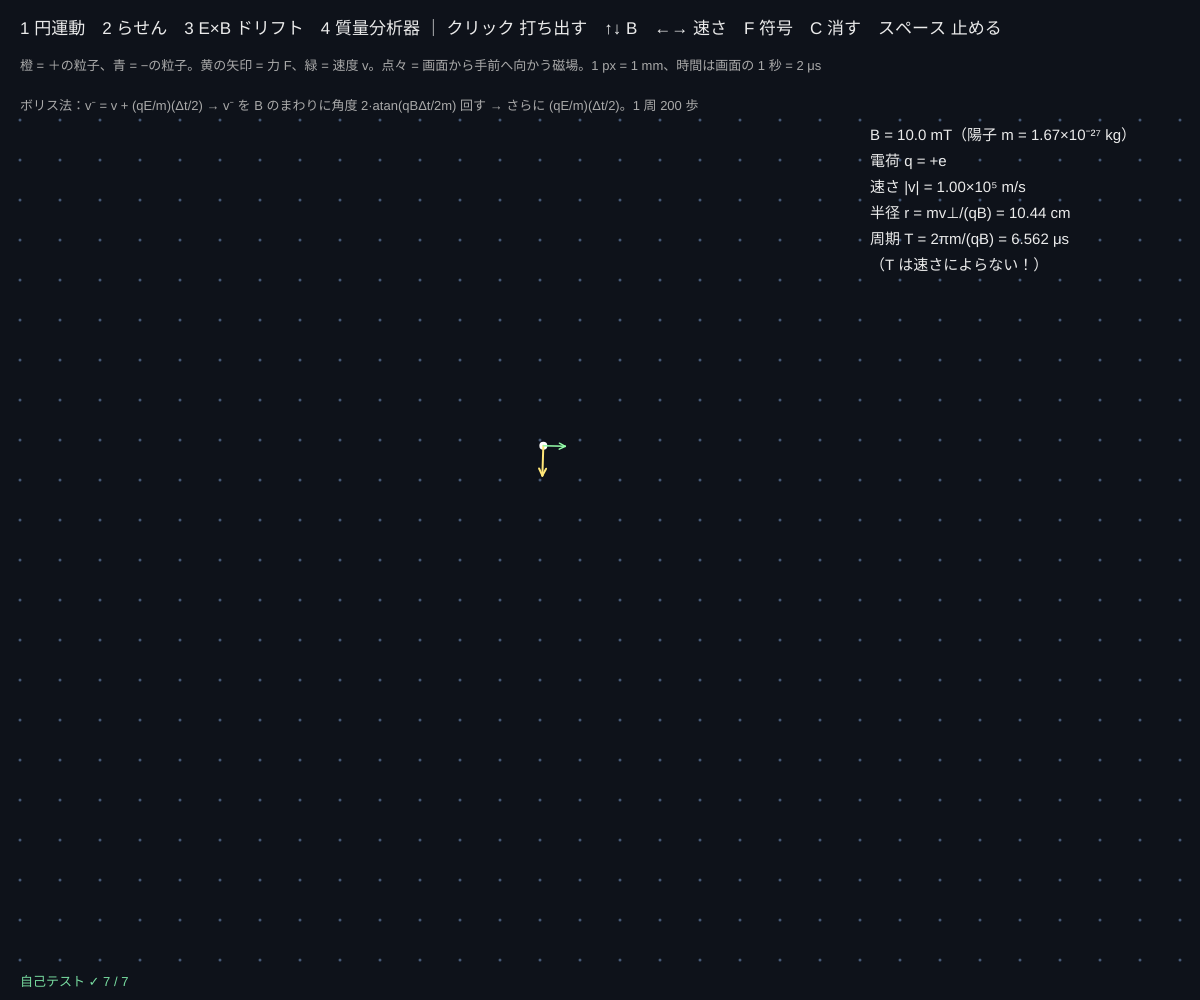
Frame 1 (no input)
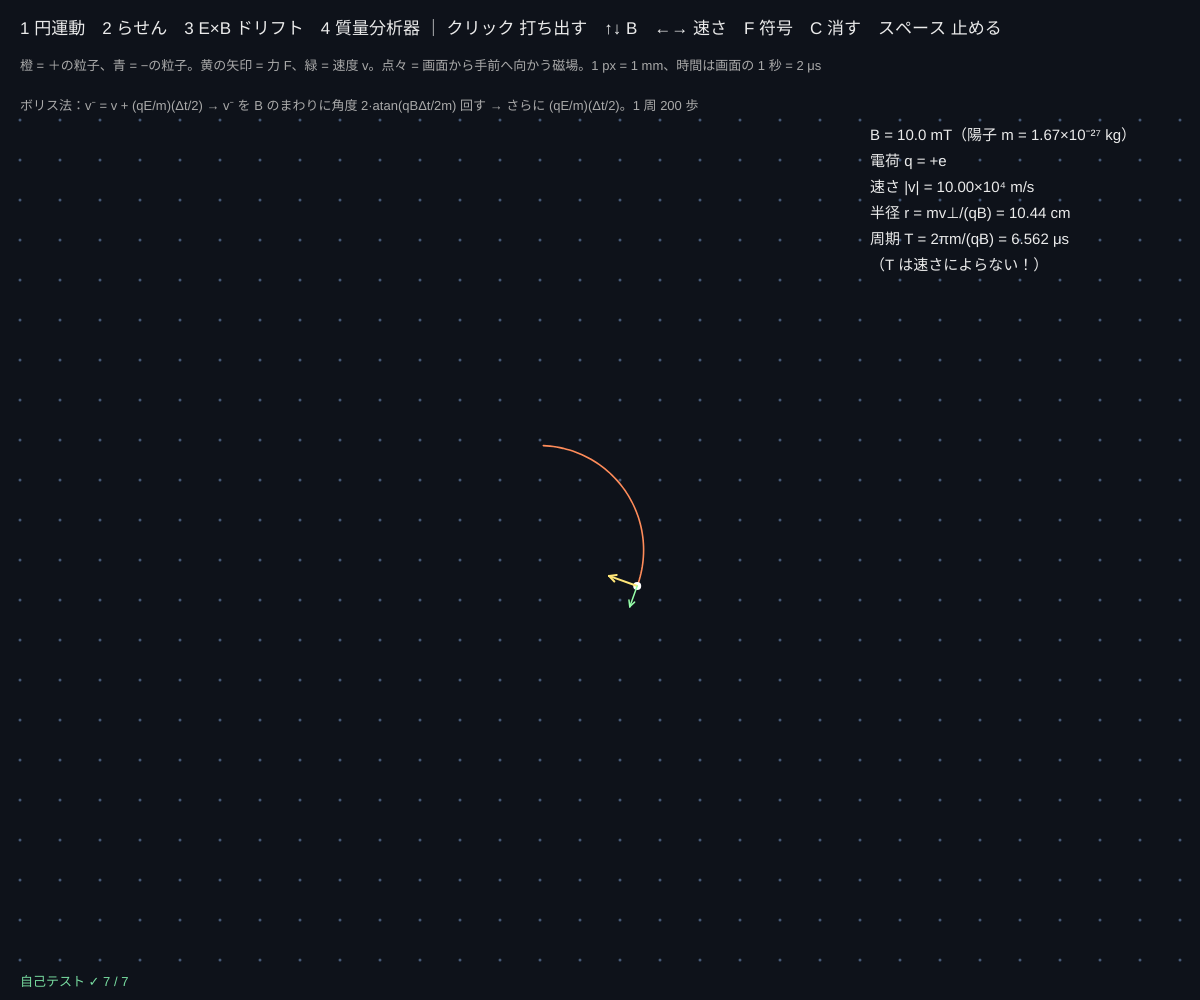
Frame 60 (no input)
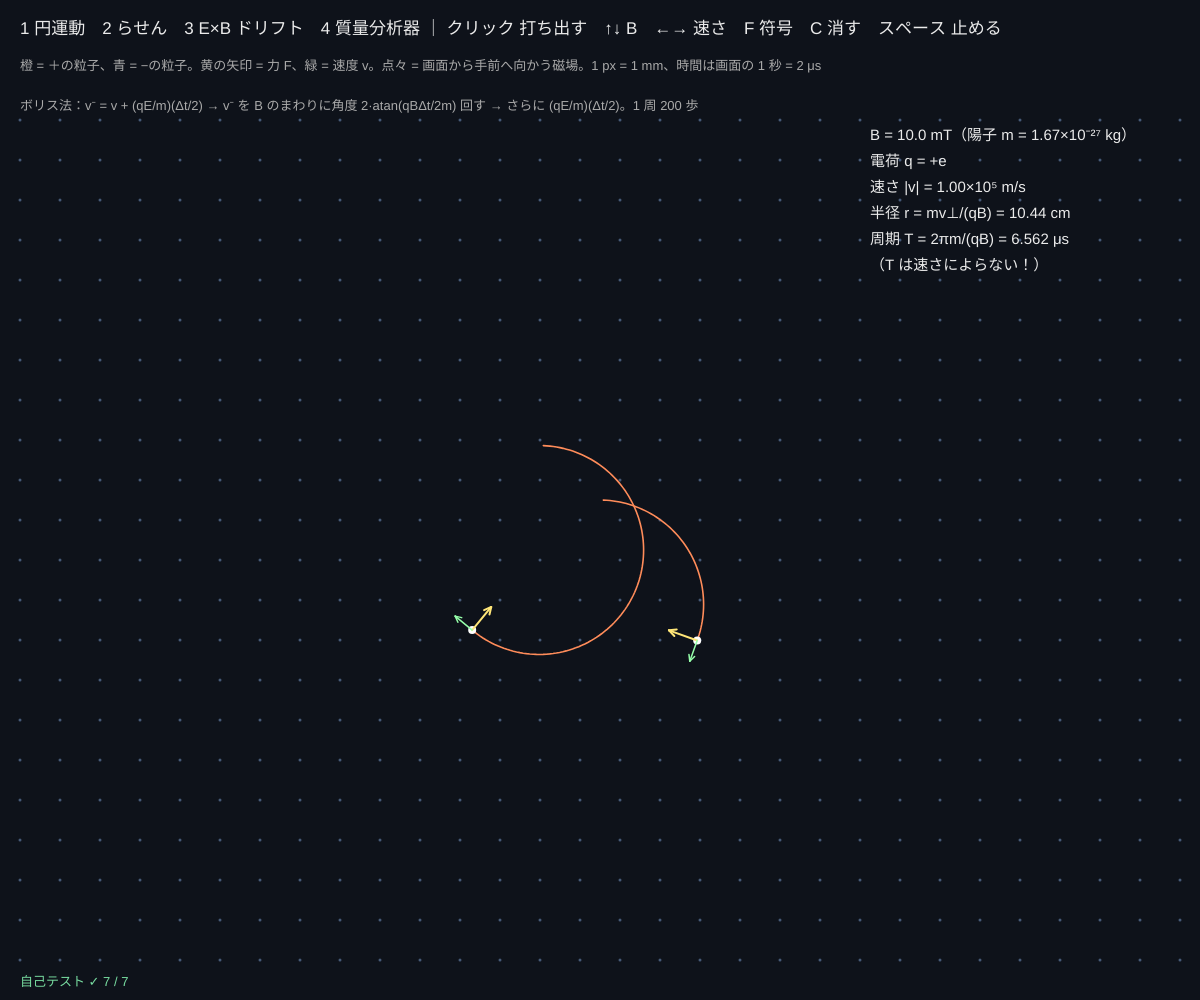
Frame 120 (the mouse pressed at the canvas centre since frame 60)

The p5.js sketch that drew these frames (run headless with seeded random() and noise() and a simulated clock; from frame 60 on, the mouse is pressed at the canvas centre):

// p5.js sketch
// ── sketch.js
// ============================================
// 08 ローレンツ力 ─ 磁場の中の荷電粒子は円をえがく
// 力 F = q(E + v × B)。磁場だけなら力はいつも速さに垂直 → 速さは変わらず円運動（半径 r = mv/(qB)、周期 T = 2πm/(qB)）
// 計算はボリス法：電場で半分加速 → 磁場で「回転」→ 電場で半分加速。磁場だけなら速さがきっちり保存される
// 1 円運動 / 2 らせん / 3 E×B ドリフト / 4 質量分析器 / クリック = 粒子を打ち出す / ↑↓ = B / ←→ = 速さ（3 は E、4 は電圧）/ F = 電荷の符号 / C = 消す
// ============================================

const QE = 1.602e-19, MP = 1.673e-27, U_KG = 1.661e-27;   // 電気素量 [C]、陽子の質量、原子質量単位 [kg]
const PXM = 1000;                      // ★ 1 m = 1000 px（1 px = 1 mm）
const TIME = 2e-6;                     // ★ 画面の 1 秒 = 2 μs（とても速いのでスローで見る）
const STEPS_PER_TURN = 200;            // ★ 1 周を何歩で計算するか
let runMode = 1, Bm = 0.01, speed = 1e5, Efield = 200, Vacc = 1000, Bspec = 0.1, chargeSign = 1, paused = false;
let parts = [], hits = [], cx, cy, emitT = 0;
const MASSES = [12, 13, 14];           // ★ 質量分析器に入れるイオン（原子質量単位 u、電荷 +e）

function setup() {
  createCanvas(windowWidth, windowHeight);
  cx = width * 0.45; cy = height * 0.55;
  startMode(1);
  selfTest();
}
function startMode(m) {
  runMode = m; parts = []; hits = [];
  if (runMode === 1) launch(0, (MP * speed) / (QE * Bm), speed, 0, 0);
  if (runMode === 2) launch(0, (MP * speed) / (QE * Bm), speed * 0.95, 0, speed * 0.3);
  if (runMode === 3) launch(-0.5, 0, 0, 0, 0);
}
function launch(x, y, vx, vy, vz, m, q) { if (parts.length >= 14) parts.shift(); parts.push({ x, y, z: runMode === 2 ? -0.2 : 0, vx, vy, vz, m: m || MP, q: q || chargeSign * QE, trail: [] }); }
// 場所ごとの場：4 は y > 0 だけに磁場
function fieldsAt(p) {
  if (runMode === 4) return { E: [0, 0, 0], B: [0, 0, p.y > 0 ? Bspec : 0] };
  if (runMode === 3) return { E: [0, Efield, 0], B: [0, 0, Bm] };
  return { E: [0, 0, 0], B: [0, 0, Bm] };
}
function proj(p) { return runMode === 2 ? [cx + p.x * PXM, cy + 160 + p.y * PXM * 0.35 - p.z * PXM] : [cx + p.x * PXM, cy - p.y * PXM]; }

function draw() {
  background(14, 18, 26);
  let Bnow = runMode === 4 ? Bspec : Bm, dt = (2 * Math.PI * MP) / (QE * Bnow) / STEPS_PER_TURN * (runMode === 4 ? 12 : 1);
  if (!paused) {
    let simT = (Math.min(deltaTime, 50) / 1000) * TIME, n = Math.min(2000, Math.ceil(simT / dt));
    for (let p of parts) for (let k = 0; k < n; k++) { let f = fieldsAt(p); borisStep(p, f.E, f.B, simT / n); }
    for (let p of parts) { pushCap(p.trail, proj(p), 1500); }
    if (runMode === 4) {
      emitT += Math.min(deltaTime, 50);
      if (emitT > 250) { emitT = 0; let m = MASSES[Math.floor(Math.random() * MASSES.length)] * U_KG, v = Math.sqrt((2 * QE * Vacc) / m); launch(-0.25, -0.005, 0, v, 0, m, QE); }
      parts = parts.filter((p) => { if (p.y < -0.006 && p.vy < 0) { hits.push(p.x + 0.25); return false; } return true; });
      if (hits.length > 400) hits.shift();
    }
    if (runMode === 3) parts = parts.filter((p) => p.x < 0.9);
  }
  drawBackground();
  for (let p of parts) {
    stroke(p.q > 0 ? color(255, 140, 90) : color(110, 190, 255)); strokeWeight(1.6); noFill(); polyline(p.trail);
    let s = proj(p); noStroke(); fill(255); circle(s[0], s[1], 8);
    let v = Math.hypot(p.vx, p.vy), f = fieldsAt(p), F = [p.q * (f.E[0] + p.vy * f.B[2]), p.q * (f.E[1] - p.vx * f.B[2])], Fm = Math.hypot(F[0], F[1]);
    if (runMode !== 2 && Fm > 0) { stroke(255, 230, 120); strokeWeight(2); arrowTo(s[0], s[1], s[0] + (F[0] / Fm) * 30, s[1] - (F[1] / Fm) * 30, 7); }
    if (runMode !== 2 && v > 0) { stroke(150, 255, 170); strokeWeight(1.5); arrowTo(s[0], s[1], s[0] + (p.vx / v) * 22, s[1] - (p.vy / v) * 22, 6); }
  }
  drawInfo(Bnow);
  drawSelfTest(20, height - 14);
}

function drawBackground() {
  noStroke(); fill(70, 90, 120);
  if (runMode !== 2) for (let y = 120; y < height; y += 40) for (let x = 20; x < width; x += 40) { if (runMode === 4 && y > cy) continue; circle(x, y, 3); }   // ⊙：磁場は画面から手前へ
  if (runMode === 2) { stroke(70, 90, 120); strokeWeight(1); for (let x = -0.4; x <= 0.4; x += 0.08) line(cx + x * PXM, height - 40, cx + x * PXM, 130); noStroke(); fill(170); textSize(13); text('B は上向き ↑', cx + 0.42 * PXM, 150); }
  if (runMode === 3) { stroke(255, 120, 120, 90); for (let x = 60; x < width; x += 120) arrowTo(x, cy + 160, x, cy + 100, 8); noStroke(); fill(255, 150, 150); textSize(13); text('電場 E は上向き', 70, cy + 186); }
  if (runMode === 4) {
    stroke(200, 205, 215); strokeWeight(3); line(cx - 0.25 * PXM, cy, cx + 0.6 * PXM, cy);
    noStroke(); fill(160, 200, 255); textSize(13); text('加速（' + Vacc + ' V）', cx - 0.25 * PXM - 30, cy + 40); fill(200); text('検出板（y = 0）', cx + 0.45 * PXM, cy + 24);
    // 当たった位置のヒストグラムと、式の位置
    let bins = new Array(120).fill(0); for (let h of hits) { let b = Math.floor((h / 0.6) * 120); if (b >= 0 && b < 120) bins[b]++; }
    let mx = Math.max(1, ...bins); fill(255, 200, 100);
    for (let b = 0; b < 120; b++) rect(cx - 0.25 * PXM + (b * 0.6 * PXM) / 120, cy + 4, (0.6 * PXM) / 120 - 1, (bins[b] / mx) * 60);
    MASSES.forEach((m, k) => { let d = 2 * Math.sqrt((2 * m * U_KG * Vacc) / QE) / Bspec, x = cx - 0.25 * PXM + d * PXM; stroke(150, 255, 170); line(x, cy - 10, x, cy + 70 + 16 * k); noStroke(); fill(150, 255, 170); text(m + ' u', x + 4, cy + 84 + 16 * k); });   // ラベルは段をずらす
  }
}

function drawInfo(Bnow) {
  let p = parts[parts.length - 1], tx = width - 330, y = 140;
  noStroke(); fill(235); textSize(15);
  let lines = [];
  if (runMode === 4) {
    lines.push('B = ' + (Bspec * 1000).toFixed(0) + ' mT、加速電圧 ' + Vacc + ' V', '速さ v = √(2qV/m)、半径 r = mv/(qB)', '→ 当たる位置 2r = (2/B)√(2mV/q)', '質量が大きいほど外側（√m に比例）');
    for (let m of MASSES) lines.push(m + ' u：2r = ' + (200 * Math.sqrt((2 * m * U_KG * Vacc) / QE) / Bspec).toFixed(2) + ' cm');
  } else if (p) {
    let v = Math.hypot(p.vx, p.vy, p.vz), vp = Math.hypot(p.vx, p.vy), T = (2 * Math.PI * p.m) / (Math.abs(p.q) * Bnow);
    lines.push('B = ' + (Bnow * 1000).toFixed(1) + ' mT（陽子 m = 1.67×10⁻²⁷ kg）', '電荷 q = ' + (p.q > 0 ? '+' : '−') + 'e', '速さ |v| = ' + sci(v) + ' m/s');
    if (runMode !== 3) lines.push('半径 r = mv⊥/(qB) = ' + (((p.m * vp) / (Math.abs(p.q) * Bnow)) * 100).toFixed(2) + ' cm', '周期 T = 2πm/(qB) = ' + (T * 1e6).toFixed(3) + ' μs', '（T は速さによらない！）');
    if (runMode === 2) lines.push('らせんの間隔 = v∥·T = ' + ((p.vz * T) * 100).toFixed(2) + ' cm');
    if (runMode === 3) lines.push('電場 E = ' + Efield + ' V/m', 'ドリフトの速さ E/B = ' + sci(Efield / Bnow) + ' m/s', '平均の速さ（計算）= ' + sci(driftNow(p)) + ' m/s');
  }
  for (let s of lines) { text(s, tx, y); y += 26; }
  fill(235); textSize(17);
  text('1 円運動　2 らせん　3 E×B ドリフト　4 質量分析器 ｜ クリック 打ち出す　↑↓ B　←→ ' + ['', '速さ', '速さ', '電場 E', '加速電圧'][runMode] + '　F 符号　C 消す　スペース 止める', 20, 34);
  fill(170); textSize(13);
  text('橙 = ＋の粒子、青 = −の粒子。黄の矢印 = 力 F、緑 = 速度 v。点々 = 画面から手前へ向かう磁場。1 px = 1 mm、時間は画面の 1 秒 = ' + TIME * 1e6 + ' μs', 20, 60, width - 40);
  fill(170); text('ボリス法：v⁻ = v + (qE/m)(Δt/2) → v⁻ を B のまわりに角度 2·atan(qBΔt/2m) 回す → さらに (qE/m)(Δt/2)。1 周 ' + STEPS_PER_TURN + ' 歩', 20, 100, width - 40);
}
let driftLog = [];
function driftNow(p) { pushCap(driftLog, [p.x, performance.now()], 120); if (driftLog.length < 2) return 0; let a = driftLog[0], b = driftLog[driftLog.length - 1]; return (b[0] - a[0]) / (((b[1] - a[1]) / 1000) * TIME); }

function mousePressed() {
  let x = (mouseX - cx) / PXM, y = (cy - mouseY) / PXM;
  if (runMode === 1) launch(x, y, speed, 0, 0);
  if (runMode === 2) launch(x, 0, speed * 0.95, 0, speed * 0.3);
  if (runMode === 3) launch(x, y, 0, 0, 0);
}
function keyPressed() {
  if (key >= '1' && key <= '4') startMode(+key);
  if (key === UP_ARROW) { if (runMode === 4) Bspec = Math.min(0.3, Bspec * 1.25); else Bm = Math.min(0.05, Bm * 1.25); }
  if (key === DOWN_ARROW) { if (runMode === 4) Bspec = Math.max(0.05, Bspec / 1.25); else Bm = Math.max(0.002, Bm / 1.25); }
  let d = key === RIGHT_ARROW ? 1 : key === LEFT_ARROW ? -1 : 0;
  if (d) {
    if (runMode === 3) Efield = clampv(Efield + 50 * d, 0, 600);
    else if (runMode === 4) Vacc = clampv(Vacc + 250 * d, 250, 3000);
    else speed = clampv(speed * Math.pow(1.25, d), 2e4, 3e5);
  }
  if (key === 'f' || key === 'F') chargeSign *= -1;
  if (key === 'c' || key === 'C') { parts = []; hits = []; driftLog = []; }
  if (key === ' ') paused = !paused;
  if (key === 'r' || key === 'R') { Bm = 0.01; speed = 1e5; Efield = 200; Vacc = 1000; Bspec = 0.1; chargeSign = 1; startMode(runMode); }
  return false;
}

// ---- 自己テスト：式で計算できる値と比べる
function selfTest() {
  selfTestResults = [];
  let B = [0, 0, 0.01], E0 = [0, 0, 0], T = (2 * Math.PI * MP) / (QE * 0.01), dt = T / STEPS_PER_TURN, v0 = 1e5;
  let p = { x: 0, y: 0, z: 0, vx: v0, vy: 0, vz: 0, m: MP, q: QE }, r0 = (MP * v0) / (QE * 0.01), pos = [], maxV = 0, rmin = 1e9, rmax = 0, cross = [], prevY = 0;
  for (let k = 0; k < STEPS_PER_TURN * 20; k++) {
    borisStep(p, E0, B, dt);
    maxV = Math.max(maxV, Math.abs(Math.hypot(p.vx, p.vy, p.vz) - v0) / v0);
    pos.push([p.x, p.y]);
    if (prevY < 0 && p.vy >= 0) cross.push((k + 1) * dt - (dt * p.vy) / (p.vy - prevY));
    prevY = p.vy;
  }
  let xs = pos.map((q) => q[0]), ys = pos.map((q) => q[1]), cyc = [(Math.max(...xs) + Math.min(...xs)) / 2, (Math.max(...ys) + Math.min(...ys)) / 2];   // 円の中心
  for (let q of pos) { let r = Math.hypot(q[0] - cyc[0], q[1] - cyc[1]); rmin = Math.min(rmin, r); rmax = Math.max(rmax, r); }
  check('磁場だけなら速さは変わらない（20 周で 10⁻¹² 以内）', maxV < 1e-12);
  check('周期 T = 2πm/(qB)（0.1% 以内）', cross.length > 5 && nearRel((cross[cross.length - 1] - cross[0]) / (cross.length - 1), T, 0.001));
  check('半径 r = mv/(qB)（0.1% 以内）', nearRel(rmin, r0, 0.001) && nearRel(rmax, r0, 0.001));
  let h = { x: 0, y: 0, z: 0, vx: v0, vy: 0, vz: 3e4, m: MP, q: QE }; for (let k = 0; k < STEPS_PER_TURN * 3; k++) borisStep(h, E0, B, dt);
  check('らせんの間隔 = v∥·T', nearRel(h.z, 3 * 3e4 * T, 1e-9));
  let e = { x: 0, y: 0, z: 0, vx: 0, vy: 0, vz: 0, m: MP, q: QE }; for (let k = 0; k < STEPS_PER_TURN * 10; k++) borisStep(e, [0, 200, 0], B, dt);
  check('E×B ドリフト：10 周の平均の速さ = E/B（1% 以内）', nearRel(e.x / (10 * T), 200 / 0.01, 0.01));
  let land = (m) => { let q = { x: 0, y: 0, z: 0, vx: 0, vy: Math.sqrt((2 * QE * 1000) / m), vz: 0, m, q: QE }, d = (2 * Math.PI * m) / (QE * 0.1) / 2000; for (let k = 0; k < 4000; k++) { let py = q.y; borisStep(q, E0, [0, 0, 0.1], d); if (py > 0 && q.y <= 0) return q.x; } return NaN; };
  check('質量分析器：質量 2 倍 → 当たる位置は √2 倍（0.5% 以内）', nearRel(land(24 * U_KG) / land(12 * U_KG), Math.SQRT2, 0.005));
  let n = { x: 0, y: 0, z: 0, vx: v0, vy: 0, vz: 0, m: MP, q: -QE }, pp = { x: 0, y: 0, z: 0, vx: v0, vy: 0, vz: 0, m: MP, q: QE };
  borisStep(n, E0, B, dt); borisStep(pp, E0, B, dt);
  check('電荷の符号を変えると曲がる向きが逆', n.vy > 0 && pp.vy < 0 && near(n.vy, -pp.vy, 1e-9));
  reportSelfTest();
}

// ---------- やってみよう ----------
// 1. ←→ で速さを変えると半径は？ 周期は？（周期が速さによらないのがサイクロトロンのしくみ）
// 2. ↑ で B を 2 倍にすると半径と周期は何倍？
// 3. 3 の E×B ドリフトで、電荷の符号を F で変えても 進む向きが同じなのはなぜ？
// 4. 4 の質量分析器で、12 u と 13 u がちゃんと分かれる B と電圧を探そう
// 5. STEPS_PER_TURN を 10 にしても、ボリス法なら速さは変わらない。半径と周期はどうなる？


// ==================================================
// ここから下は「電磁気の道具」（中身は読まなくても OK。消さないでね）
// ==================================================
// ---- ボリス法の 1 歩：粒子 p（位置 [m]、速度 [m/s]、m [kg]、q [C]）を E [V/m]、B [T] の中で dt 秒進める
function borisStep(p, E, B, dt) {
  let k = (p.q * dt) / (2 * p.m);
  let vx = p.vx + k * E[0], vy = p.vy + k * E[1], vz = p.vz + k * E[2];                       // 電場で半分
  let tx = k * B[0], ty = k * B[1], tz = k * B[2], t2 = tx * tx + ty * ty + tz * tz;
  let px = vx + (vy * tz - vz * ty), py = vy + (vz * tx - vx * tz), pz = vz + (vx * ty - vy * tx);   // v' = v⁻ + v⁻ × t
  let s = 2 / (1 + t2);
  vx += s * (py * tz - pz * ty); vy += s * (pz * tx - px * tz); vz += s * (px * ty - py * tx);   // v⁺ = v⁻ + v' × s
  p.vx = vx + k * E[0]; p.vy = vy + k * E[1]; p.vz = vz + k * E[2];                          // 電場でもう半分
  p.x += p.vx * dt; p.y += p.vy * dt; p.z += p.vz * dt;
}
// ---- 描く道具（どのスケッチも同じ）
function clampv(v, a, b) { return v < a ? a : v > b ? b : v; }
function polyline(pts) {               // 点が 2 つ以上あるときだけ折れ線を描く（[[x, y], ...]）
  if (!pts || pts.length < 2) return;
  beginShape(); for (let p of pts) vertex(p[0], p[1]); endShape();
}
function arrowTo(x1, y1, x2, y2, hs) {  // (x1, y1) → (x2, y2) の矢印。hs = 矢じりの大きさ
  let dx = x2 - x1, dy = y2 - y1, L = Math.hypot(dx, dy);
  if (!(L > 0.5)) return;
  line(x1, y1, x2, y2);
  let ux = dx / L, uy = dy / L, h = Math.min(hs || 8, L * 0.5);
  line(x2, y2, x2 - h * ux + h * 0.5 * uy, y2 - h * uy - h * 0.5 * ux);
  line(x2, y2, x2 - h * ux - h * 0.5 * uy, y2 - h * uy + h * 0.5 * ux);
}
const SUP = { '-': '⁻', '0': '⁰', '1': '¹', '2': '²', '3': '³', '4': '⁴', '5': '⁵', '6': '⁶', '7': '⁷', '8': '⁸', '9': '⁹' };
function sci(v, d) {                   // 0.000032 → "3.20×10⁻⁵"（大きい数・小さい数を読みやすく）
  if (!isFinite(v)) return '—';
  if (v === 0) return '0';
  let sig = d === undefined ? 3 : d, e = Math.floor(Math.log10(Math.abs(v)));
  if (e >= -2 && e <= 3) return v.toFixed(Math.max(0, sig - 1 - e));
  let m = v / Math.pow(10, e);
  return m.toFixed(sig - 1) + '×10' + String(e).split('').map((c) => SUP[c]).join('');
}
// グラフの枠：g = { x, y, w, h }。lo〜hi の範囲で、数字の配列 arr を左から右へ（cap 個ぶん）
function plotFrame(g, title, lo, hi) {
  noFill(); stroke(70, 80, 100); strokeWeight(1); rect(g.x, g.y, g.w, g.h);
  if (lo < 0 && hi > 0) { let y0 = g.y + g.h * (hi / (hi - lo)); stroke(70, 80, 100, 160); line(g.x, y0, g.x + g.w, y0); }
  noStroke(); fill(200); textSize(13); text(title, g.x + 4, g.y - 6);
  fill(140); textSize(11); text(sci(hi, 2), g.x + g.w + 4, g.y + 10); text(sci(lo, 2), g.x + g.w + 4, g.y + g.h);
}
function plotTrace(g, arr, lo, hi, cap) {
  if (!arr || arr.length < 2) return;
  noFill(); beginShape();
  for (let i = 0; i < arr.length; i++) vertex(g.x + (i / (cap - 1)) * g.w, g.y + g.h - clampv((arr[i] - lo) / (hi - lo), 0, 1) * g.h);
  endShape();
}
function pushCap(arr, v, cap) { arr.push(v); if (arr.length > cap) arr.shift(); }
// ---- 自己テストの道具
let selfTestResults = [];
function check(name, cond) { selfTestResults.push({ name, ok: !!cond }); }
function near(a, b, tol) { return a !== null && a !== undefined && isFinite(a) && Math.abs(a - b) <= (tol === undefined ? 1e-9 : tol); }
function nearRel(a, b, rel) { return near(a, b, Math.abs(b) * rel); }   // 相対誤差 rel 以内
function reportSelfTest() { for (let r of selfTestResults) (r.ok ? console.log : console.error)((r.ok ? '✓ ' : '✗ ') + r.name); }
function selfTestLine() { let n = selfTestResults.filter((r) => r.ok).length; return '自己テスト ' + (n === selfTestResults.length ? '✓ ' : '✗ ') + n + ' / ' + selfTestResults.length; }
function drawSelfTest(x, y) {
  noStroke(); textSize(13);
  if (selfTestResults.length > 0 && selfTestResults.every((r) => r.ok)) fill(120, 220, 160); else fill(255, 100, 90);
  text(selfTestLine(), x, y);
}
